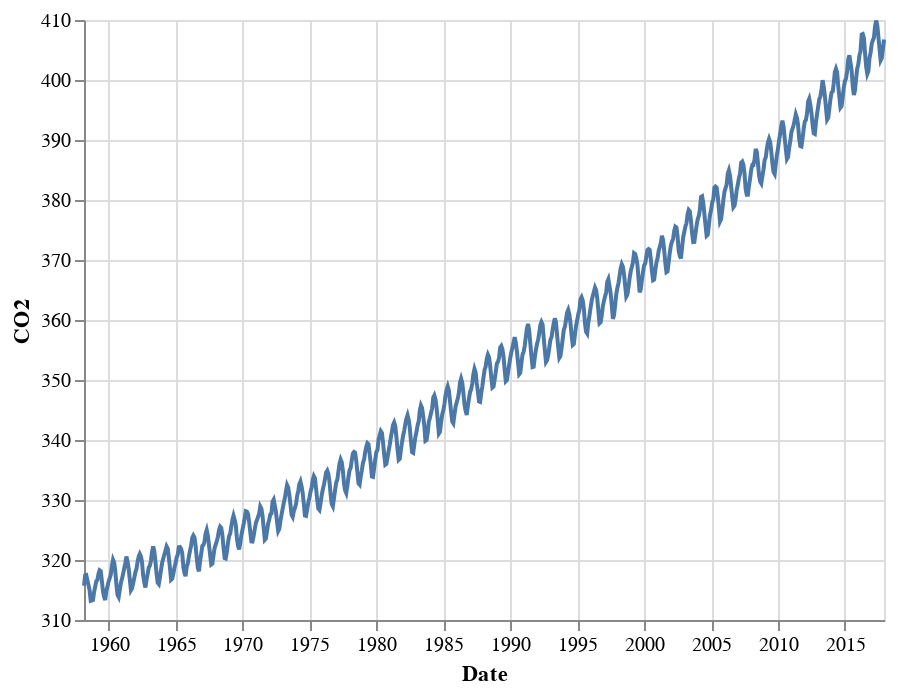

This figure's notebook cell:
### Markdown cell above
The data is clean and has 2 columns: "Data" and "CO2".  Let's first plot "Date" as x and "CO2" as y in a line plot.

### Code cell
base = alt.Chart(source)
line_chart = base.mark_line()
line_chart = line_chart.encode(x="Date:T",
                               y=alt.Y("CO2:Q", scale=alt.Scale(zero=False)))
line_chart

### Figure 1 — Vega-Lite specification as saved in the notebook (floating-point values rounded to 4 significant figures; data arrays with more than 128 entries replaced by an {"elided": "..."} marker saying what was removed)
{"config": {"view": {"continuousWidth": 400, "continuousHeight": 300}}, "data": {"name": "data-946712349ca5a7e016b310e6657241e8"}, "mark": "line", "encoding": {"x": {"field": "Date", "type": "temporal"}, "y": {"field": "CO2", "scale": {"zero": false}, "type": "quantitative"}}, "$schema": "https://vega.github.io/schema/vega-lite/v4.17.0.json", "datasets": {"data-946712349ca5a7e016b310e6657241e8": {"elided": "713 records"}}}
